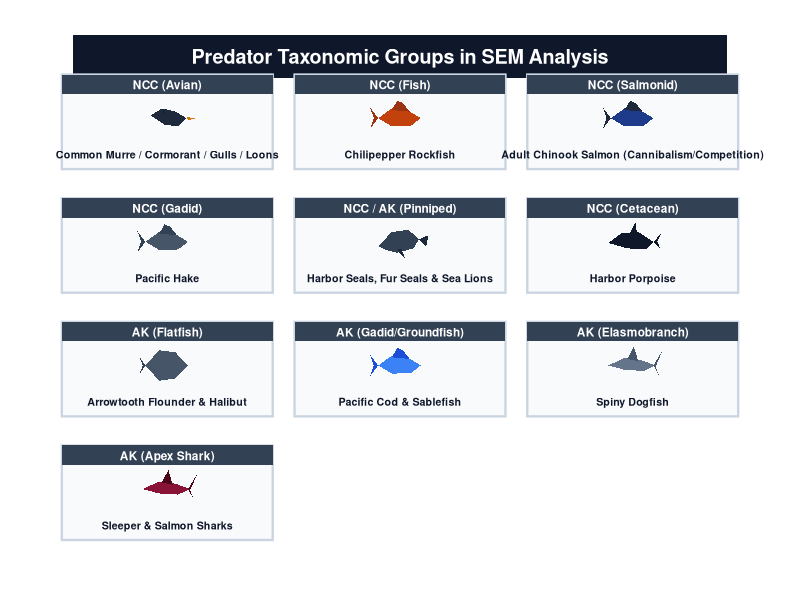
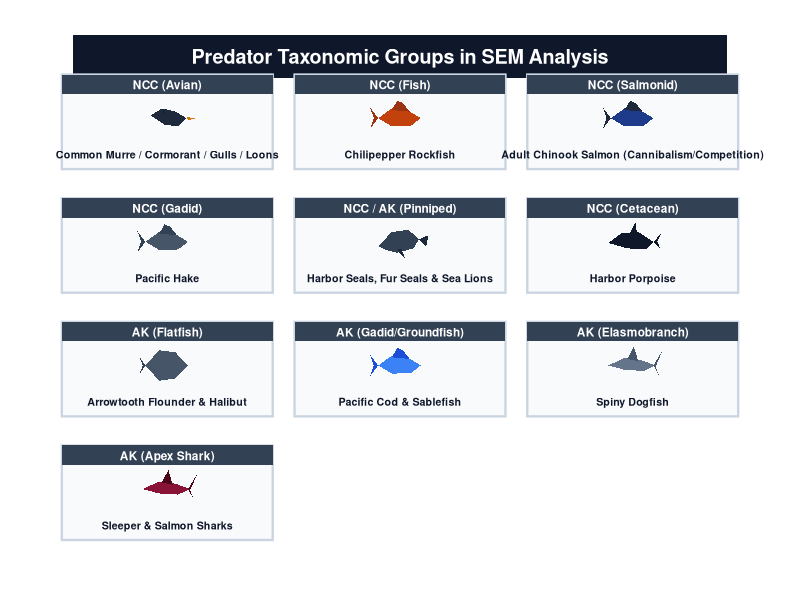

Recreate these plots in R, in order.
library(ggplot2)
library(dplyr)

# ------------------------------------------------------------------------------
# STEP 0: SETUP PATHS
# ------------------------------------------------------------------------------
figures_dir <- file.path("Rcode_for_paper", "figures")
dir.create(figures_dir, showWarnings = FALSE, recursive = TRUE)

# ------------------------------------------------------------------------------
# STEP 1: DEFINE PREDATOR GROUPS
# ------------------------------------------------------------------------------
predators <- data.frame(
  group = c("Common Murre / Cormorant / Gulls / Loons",
            "Chilipepper Rockfish",
            "Adult Chinook Salmon (Cannibalism/Competition)",
            "Pacific Hake",
            "Harbor Seals, Fur Seals & Sea Lions",
            "Harbor Porpoise",
            "Arrowtooth Flounder & Halibut",
            "Pacific Cod & Sablefish",
            "Spiny Dogfish",
            "Sleeper & Salmon Sharks"),
  region = c("NCC (Avian)", "NCC (Fish)", "NCC (Salmonid)", "NCC (Gadid)", 
             "NCC / AK (Pinniped)", "NCC (Cetacean)", "AK (Flatfish)", 
             "AK (Gadid/Groundfish)", "AK (Elasmobranch)", "AK (Apex Shark)"),
  x = rep(c(1.8, 5.0, 8.2), length.out = 10),
  y = c(6.2, 6.2, 6.2, 4.5, 4.5, 4.5, 2.8, 2.8, 2.8, 1.1),
  shape_type = c("bird", "rockfish", "salmon", "hake", "seal", "porpoise", "flatfish", "cod", "dogfish", "shark")
)

# ------------------------------------------------------------------------------
# STEP 2: BUILD DETAILED MULTI-PART ANATOMICAL POLYGONS
# ------------------------------------------------------------------------------
get_predator_polygons <- function(df) {
  poly_list <- list()
  
  for (i in 1:nrow(df)) {
    cx <- df$x[i]
    cy <- df$y[i] + 0.05
    st <- df$shape_type[i]
    
    if (st == "bird") {
      # Cormorant / Seabird Body (Sleek diving bird)
      b_x <- cx + c(-0.3, -0.1, 0.15, 0.35, 0.2, -0.05) * 0.75
      b_y <- cy + c(0.05, 0.18, 0.12, 0.0, -0.15, -0.12) * 0.75
      poly_list[[length(poly_list) + 1]] <- data.frame(x = b_x, y = b_y, id = paste0(i, "_body"), fill = "#1E293B")
      
      # Wings (Swept back)
      w_x <- cx + c(-0.05, -0.25, -0.05) * 0.75
      w_y <- cy + c(0.12, 0.32, 0.1) * 0.75
      poly_list[[length(poly_list) + 1]] <- data.frame(x = w_x, y = w_y, id = paste0(i, "_wing"), fill = "#0F172A")
      
      # Beak / Head
      bk_x <- cx + c(0.35, 0.52, 0.38) * 0.75
      bk_y <- cy + c(0.02, 0.0, -0.04) * 0.75
      poly_list[[length(poly_list) + 1]] <- data.frame(x = bk_x, y = bk_y, id = paste0(i, "_beak"), fill = "#D97706")
      
    } else if (st == "seal") {
      # Seal / Sea Lion Torso
      b_x <- cx + c(-0.4, -0.15, 0.15, 0.35, 0.25, -0.05, -0.25) * 0.75
      b_y <- cy + c(-0.08, 0.18, 0.22, 0.05, -0.12, -0.2, -0.15) * 0.75
      poly_list[[length(poly_list) + 1]] <- data.frame(x = b_x, y = b_y, id = paste0(i, "_body"), fill = "#334155")
      
      # Front Flipper
      f_x <- cx + c(-0.05, 0.1, 0.02) * 0.75
      f_y <- cy + c(-0.15, -0.32, -0.12) * 0.75
      poly_list[[length(poly_list) + 1]] <- data.frame(x = f_x, y = f_y, id = paste0(i, "_flipper"), fill = "#1E293B")
      
      # Hind Tail Flippers
      tf_x <- cx + c(0.35, 0.52, 0.48) * 0.75
      tf_y <- cy + c(0.05, 0.12, -0.08) * 0.75
      poly_list[[length(poly_list) + 1]] <- data.frame(x = tf_x, y = tf_y, id = paste0(i, "_tflipper"), fill = "#1E293B")
      
    } else if (st == "porpoise") {
      # Harbor Porpoise Body
      b_x <- cx + c(-0.45, -0.2, 0.1, 0.38, 0.25, -0.1) * 0.75
      b_y <- cy + c(-0.02, 0.16, 0.18, 0.0, -0.14, -0.12) * 0.75
      poly_list[[length(poly_list) + 1]] <- data.frame(x = b_x, y = b_y, id = paste0(i, "_body"), fill = "#0F172A")
      
      # Triangular Dorsal Fin
      df_x <- cx + c(-0.05, 0.05, 0.08) * 0.75
      df_y <- cy + c(0.17, 0.35, 0.15) * 0.75
      poly_list[[length(poly_list) + 1]] <- data.frame(x = df_x, y = df_y, id = paste0(i, "_dfin"), fill = "#0F172A")
      
      # Tail Fluke
      fl_x <- cx + c(0.38, 0.52, 0.45, 0.52) * 0.75
      fl_y <- cy + c(0.0, 0.15, 0.0, -0.15) * 0.75
      poly_list[[length(poly_list) + 1]] <- data.frame(x = fl_x, y = fl_y, id = paste0(i, "_fluke"), fill = "#0F172A")
      
    } else if (st == "flatfish") {
      # Flatfish Asymmetric Body (Flounder / Halibut)
      b_x <- cx + c(-0.4, -0.15, 0.15, 0.38, 0.15, -0.15) * 0.75
      b_y <- cy + c(0.0, 0.28, 0.24, 0.0, -0.24, -0.28) * 0.75
      poly_list[[length(poly_list) + 1]] <- data.frame(x = b_x, y = b_y, id = paste0(i, "_body"), fill = "#475569")
      
      # Tail Fin
      t_x <- cx + c(-0.4, -0.52, -0.45, -0.52) * 0.75
      t_y <- cy + c(0.0, 0.18, 0.0, -0.18) * 0.75
      poly_list[[length(poly_list) + 1]] <- data.frame(x = t_x, y = t_y, id = paste0(i, "_tail"), fill = "#334155")
      
    } else if (st %in% c("shark", "dogfish")) {
      # Shark / Dogfish Sleek Streamlined Body
      col_main <- if (st == "dogfish") "#64748B" else "#881337"
      col_dark <- if (st == "dogfish") "#475569" else "#4C0519"
      
      b_x <- cx + c(-0.45, -0.15, 0.15, 0.42, 0.2, -0.15) * 0.75
      b_y <- cy + c(0.0, 0.14, 0.1, 0.0, -0.1, -0.08) * 0.75
      poly_list[[length(poly_list) + 1]] <- data.frame(x = b_x, y = b_y, id = paste0(i, "_body"), fill = col_main)
      
      # Sharp Dorsal Fin
      df_x <- cx + c(-0.1, 0.02, 0.1) * 0.75
      df_y <- cy + c(0.12, 0.35, 0.08) * 0.75
      poly_list[[length(poly_list) + 1]] <- data.frame(x = df_x, y = df_y, id = paste0(i, "_dfin"), fill = col_dark)
      
      # Heterocercal Shark Tail
      st_x <- cx + c(0.38, 0.55, 0.42, 0.48) * 0.75
      st_y <- cy + c(0.0, 0.28, -0.02, -0.18) * 0.75
      poly_list[[length(poly_list) + 1]] <- data.frame(x = st_x, y = st_y, id = paste0(i, "_stail"), fill = col_dark)
      
    } else if (st %in% c("rockfish", "salmon", "hake", "cod")) {
      # Spiny Rockfish / Deep Cod / Salmon / Hake
      col_main <- case_when(
        st == "rockfish" ~ "#C2410C",
        st == "salmon"   ~ "#1E3A8A",
        st == "cod"      ~ "#3B82F6",
        TRUE             ~ "#475569"
      )
      col_dark <- case_when(
        st == "rockfish" ~ "#9A3412",
        st == "salmon"   ~ "#1E293B",
        st == "cod"      ~ "#1D4ED8",
        TRUE             ~ "#334155"
      )
      
      # Body
      b_x <- cx + c(-0.4, -0.15, 0.15, 0.38, 0.2, -0.15) * 0.75
      b_y <- cy + c(0.0, 0.18, 0.14, 0.0, -0.14, -0.15) * 0.75
      poly_list[[length(poly_list) + 1]] <- data.frame(x = b_x, y = b_y, id = paste0(i, "_body"), fill = col_main)
      
      # Spiny / Pronounced Dorsal Fin
      df_x <- cx + c(-0.15, -0.05, 0.05, 0.18) * 0.75
      df_y <- cy + c(0.15, 0.32, 0.28, 0.12) * 0.75
      poly_list[[length(poly_list) + 1]] <- data.frame(x = df_x, y = df_y, id = paste0(i, "_dfin"), fill = col_dark)
      
      # Tail
      tf_x <- cx + c(-0.4, -0.55, -0.48, -0.55) * 0.75
      tf_y <- cy + c(0.0, 0.2, 0.0, -0.2) * 0.75
      poly_list[[length(poly_list) + 1]] <- data.frame(x = tf_x, y = tf_y, id = paste0(i, "_tail"), fill = col_dark)
    }
  }
  
  bind_rows(poly_list)
}

polys <- get_predator_polygons(predators)

# ------------------------------------------------------------------------------
# STEP 3: BUILD GGPLOT CANVAS & SAVE SLIDE
# ------------------------------------------------------------------------------
p <- ggplot() + 
  theme_void() + 
  xlim(0, 10) + ylim(0, 7.5) +
  
  # Slide Header
  annotate("rect", xmin = 0.5, xmax = 9.5, ymin = 6.8, ymax = 7.4, fill = "#0F172A", color = NA) +
  annotate("text", x = 5, y = 7.1, label = "Predator Taxonomic Groups in SEM Analysis", 
           color = "white", fontface = "bold", size = 5)

# Add Cards & Text
for (i in 1:nrow(predators)) {
  cx <- predators$x[i]
  cy <- predators$y[i]
  
  p <- p + 
    annotate("rect", xmin = cx - 1.45, xmax = cx + 1.45, ymin = cy - 0.65, ymax = cy + 0.65, 
             fill = "#F8FAFC", color = "#CBD5E1", linewidth = 0.8) +
    annotate("rect", xmin = cx - 1.45, xmax = cx + 1.45, ymin = cy + 0.38, ymax = cy + 0.65, 
             fill = "#334155", color = NA) +
    annotate("text", x = cx, y = cy + 0.51, label = predators$region[i], 
             color = "white", fontface = "bold", size = 3) +
    annotate("text", x = cx, y = cy - 0.45, label = predators$group[i], 
             color = "#0F172A", fontface = "bold", size = 2.7)
}

# Add Polygon Icons Directly to ggplot Object
p <- p + 
  geom_polygon(data = polys, aes(x = x, y = y, group = id, fill = fill), color = NA) +
  scale_fill_identity()

# Print to RStudio Screen
print(p)

# Save high-resolution PNG for PowerPoint
out_png <- file.path(figures_dir, "predator_icons_slide.png")
ggsave(out_png, plot = p, width = 11, height = 7.5, dpi = 300)

cat(sprintf("\nPredator icons slide updated successfully and saved to: %s\n", out_png))
